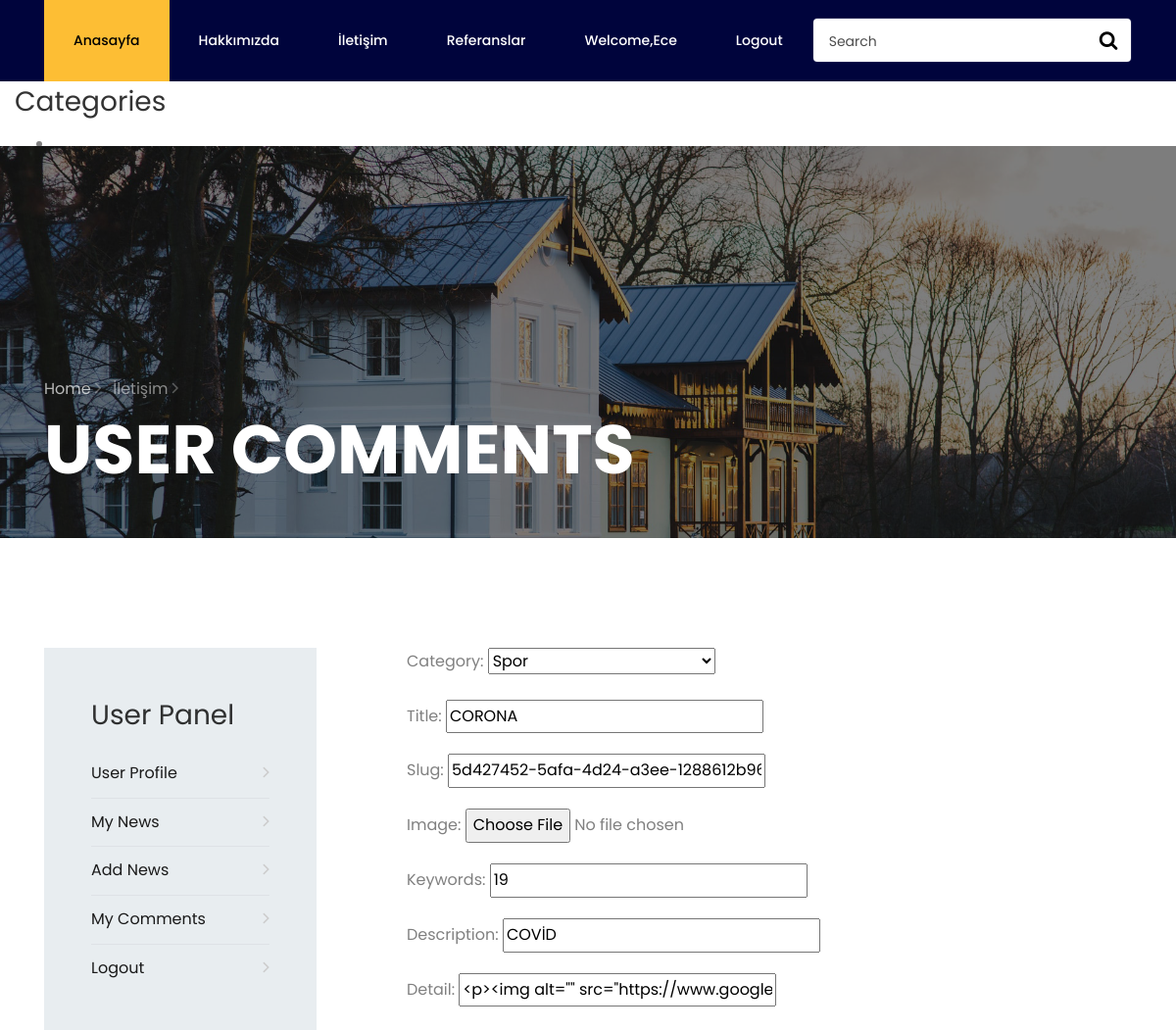
/user/haber_edit/7/ (signed in, upper part), run on an earlier commit of the app's database.
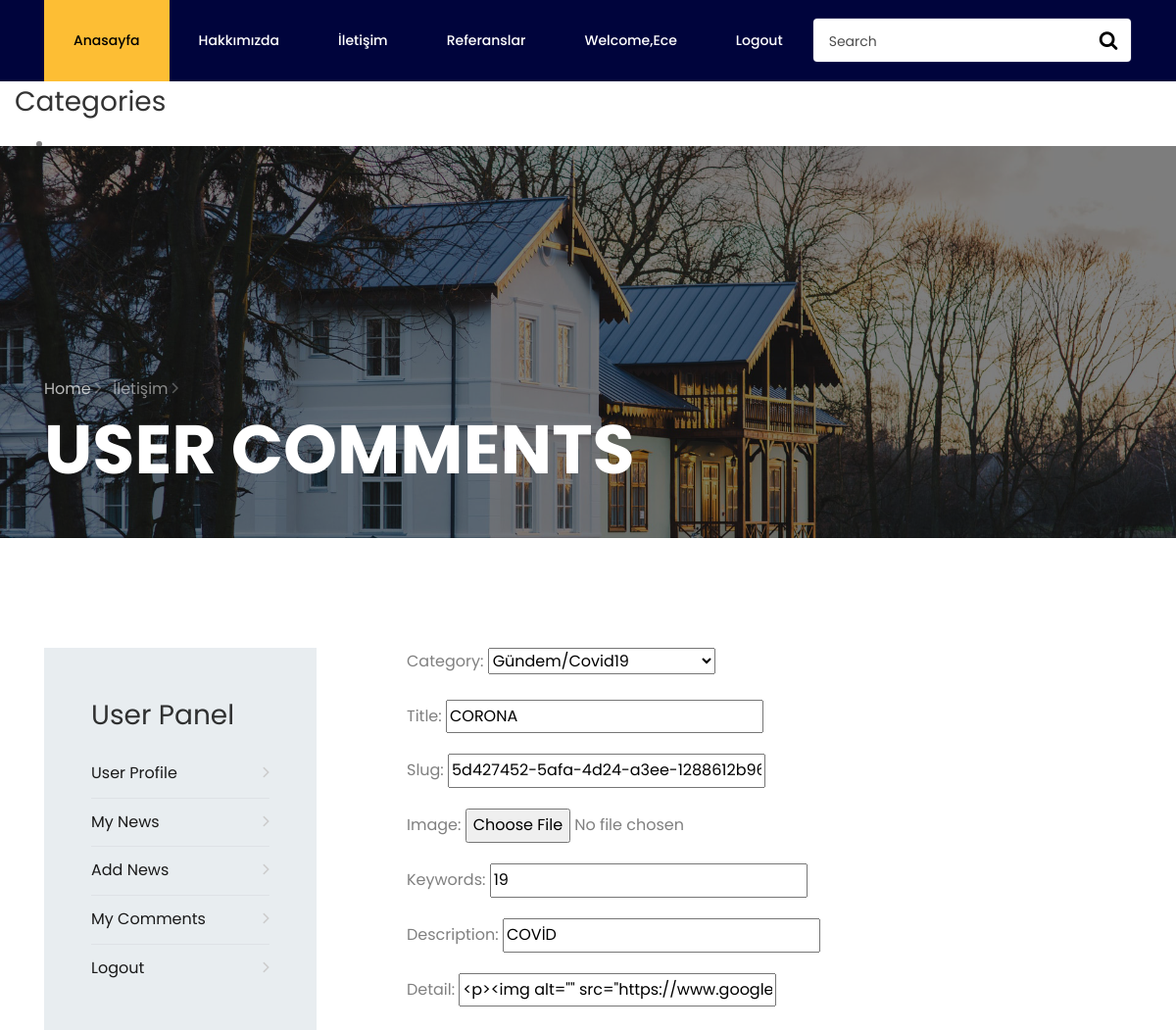
And on a later commit of the database.
### haber/models.py (models this page shows, shortened)
class Haber(models.Model):
    STATUS = (
        ('True', 'Evet'),
        ('False', 'Hayır'),
    )
    user = models.ForeignKey(User, on_delete=models.SET_NULL, null=True)
    category = models.ForeignKey(Category, on_delete=models.CASCADE)
    title = models.CharField(max_length=150)
    description = models.CharField(max_length=255)
    keywords = models.CharField(max_length=255)
    image = models.ImageField(blank=True, upload_to='images/')
    detail = RichTextUploadingField()
    slug = models.SlugField(unique=True, null=False, default=uuid.uuid1)
    status = models.CharField(max_length=10, choices=STATUS)
    create_at = models.DateTimeField(auto_now_add=True)
    update_at = models.DateTimeField(auto_now_add=True)
    def image_tag(self):
        return mark_safe('<img src ="{}" height="50" />'.format(self.image.url))
    image_tag.short_description = 'Image'
    def image_tag(self):
        return mark_safe('<img src="{}" height="50"/>'.format(self.image.url))
    image_tag.short_description = 'Image'

### user/views.py (the view)
# urls.py: path('haber_edit/<int:id>/', views.haber_edit, name='haber_edit'),
@login_required(login_url='/login')
def haber_edit(request, id):
    haber = Haber.objects.get(id=id)
    if request.method == 'POST':
        form = HaberFormu(request.POST, request.FILES, instance=haber)
        if form.is_valid():
            form.save()
            messages.success(request, 'Your Announcement Updated Successfully ')
            return HttpResponseRedirect('/user/haber_show')
        else:
            messages.error(request, 'Haber Form Error :' + str(form.errors))
            return HttpResponseRedirect('/user/haber_edit' + str(id))
    else:
        category = Category.objects.all()
        form = HaberFormu(instance=haber)
        context = {
            'category': category,
            'form': form,
        }
        return render(request, 'user_addnews.html', context)

### haber/models.py
class HaberFormu(ModelForm):
    class Meta:
        model = Haber
        fields = ['category', 'title', 'slug', 'image', 'keywords', 'description', 'detail']
        widgets = {
            'category': Select(attrs={'class': 'input', 'placeholder': 'type'}, choices=Category.objects.all()),
            'title': TextInput(attrs={'class': 'input', 'placeholder': 'title'}),
            'slug': TextInput(attrs={'class': 'input', 'placeholder': 'slug '}),
            'image': FileInput(attrs={'class': 'input', 'placeholder': 'image'}),
            'keywords': TextInput(attrs={'class': 'input', 'placeholder': 'keywords'}),
            'description': TextInput(attrs={'class': 'input', 'placeholder': 'description'}),
            'detail': TextInput(attrs={'class': 'input', 'placeholder': 'detail'}),
        }

### haber/models.py (called while the page is built)
    def __str__(self):
        full_path = [self.title]
        k = self.parent
        while k is not None:
            full_path.append(k.title)
            k = k.parent
        return '/'.join(full_path[::-1])

### user/templates/user_addnews.html (shortened to what this page needs)
{% extends "homebase.html" %}
{% load static %}
{% block content %}
    <section class="hero-wrap hero-wrap-2" style="background-image: url({% static 'images/bg_3.jpg' %});" data-stellar-background-ratio="0.5">
        <div class="overlay"></div>
        <div class="container">
            <div class="row no-gutters slider-text align-items-end">
                <div class="col-md-9 ftco-animate pb-5">
                    <p class="breadcrumbs mb-2"><span class="mr-2"><a href="index.html">Home <i class="ion-ios-arrow-forward"></i></a></span> <span>İletişim <i class="ion-ios-arrow-forward"></i></span></p>
                    <h1 class="mb-0 bread">User Comments</h1>
                </div>
            </div>
        </div>
    </section>
    <section class="ftco-section">
        <div class="container">
            <div class="row justify-content-center">
                <div class="col-md-12">
                    <div class="wrapper">
                        <div class="row no-gutters mb-5">
                            <div class="col-md-3">
                                <div class="contact-wrap w-100 p-md-5 p-4">
                                    <h3 class="mb-4">User Panel</h3>
                                    {% include "user_panel.html" %}
                                </div>
                            </div>
                            <div class="col-md-1"></div>
                            <div class="col-md-8">
                                {% load static %}
                                <form method="POST" enctype="multipart/form-data">
                                    <fieldset class="form-group">
                                        {{ form.as_p }}
                                    </fieldset>
                                </form>
                            </div>
                        </div>
                    </div>
                </div>
            </div>
        </div>
    </section>
{% endblock %}
{% block sidebar %}
    {% include "sidebar.html" %}
{% endblock %}

What changed in the data, as far as the page shows it:
changed Haber "5d427452-5afa-4d24-a3ee-1288612b96ee": category "Spor" → "Gündem/Covid19"
